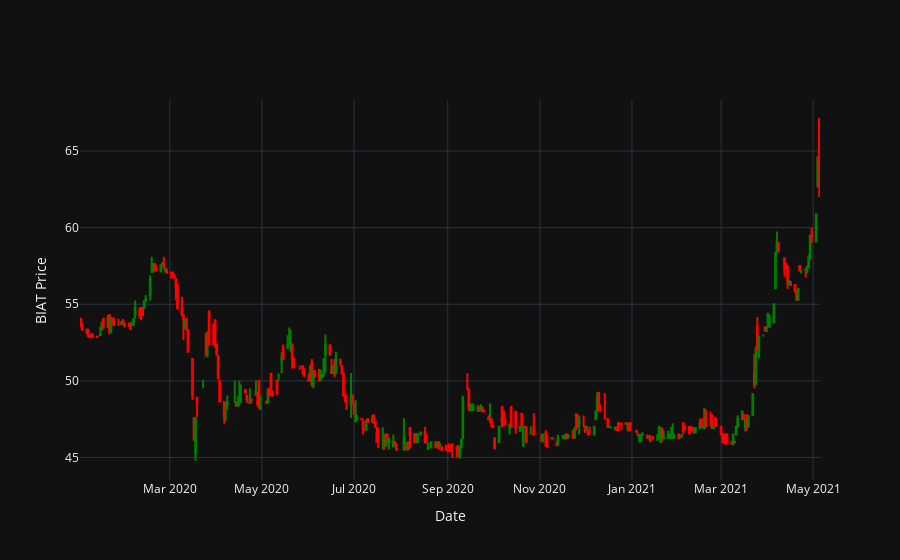

Here is the notebook cell this chart was saved with:
### Markdown cell above
### Interpretation de la chute 

- On va étudier le cours de l'action dans la période de 2020-01 au 2021-05 pour voir le comportement du marché BIAT par example

### Code cell
import plotly.graph_objects as go

BIA = BIAT['2020-01':'2021-05']
chart = go.Figure(
    data= [
        go.Candlestick( 
            x = BIA.index,
            low = BIA.Low,
            high = BIA.High,
            close = BIA.Close,
            open = BIA.Open,
            increasing_line_color = 'green',
            decreasing_line_color = "red")])

chart.update_layout(xaxis_rangeslider_visible=False, template= 'plotly_dark')
chart.update_layout(yaxis_title = "BIAT Price", xaxis_title = "Date")
chart.show()

### Figure 1 — Plotly figure (JSON) as saved in the notebook; plotly's stock layout.template omitted (floating-point values rounded to 4 significant figures; data arrays with more than 128 entries replaced by an {"elided": "..."} marker saying what was removed)
{"data": [{"close": {"elided": "336 float values"}, "decreasing": {"line": {"color": "red"}}, "high": {"elided": "336 float values"}, "increasing": {"line": {"color": "green"}}, "low": {"elided": "336 float values"}, "open": {"elided": "336 float values"}, "type": "candlestick", "x": {"elided": "336 str values"}}], "layout": {"autosize": true, "xaxis": {"autorange": true, "range": ["2020-01-01 12:00", "2021-05-05 12:00"], "rangeslider": {"visible": false, "yaxis": {}}, "title": {"text": "Date"}, "type": "date"}, "yaxis": {"autorange": true, "range": [43.53, 68.33], "title": {"text": "BIAT Price"}}}}
